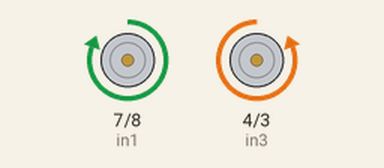
A sketch run on a simulated Arduino Uno, built with avr-gcc and run on an emulated ATmega328P. Parts: motor-driver pin pairs drawn as motors (green arrow = first pin HIGH = forward, orange = second pin HIGH = backward, longer = more drive, scaled by the enable pin).

Above: at 2.5 s.
At 7.5 s:
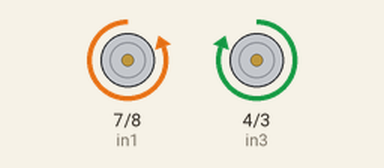
At 12.5 s:
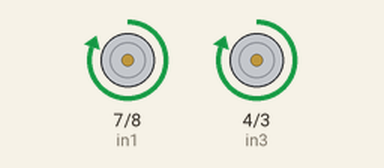
At 17.5 s:
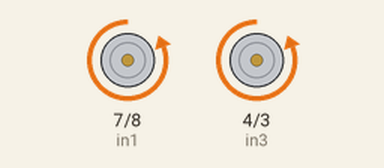
Timing chart, 0 to 26.0 s (numbered marks = the images above):
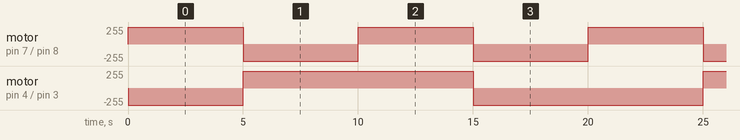

The sketch:

Motor_driver_shield_test.ino
```cpp
int e1 = 6;
int e2 = 5;

int in1 = 7;
int in2 = 8;
int in3 = 4;
int in4 = 3;
// the setup routine runs once when you press reset:
void setup() {
  // initialize the digital pin as an output.
  pinMode(e1, OUTPUT);
  pinMode(e2, OUTPUT);
  pinMode(in1, OUTPUT);
  pinMode(in2, OUTPUT);
  pinMode(in3, OUTPUT);
  pinMode(in4, OUTPUT);
  digitalWrite(e1,1);
  digitalWrite(e1,1);

}

// the loop routine runs over and over again forever:
void loop() {
  digitalWrite(in1,1);
  digitalWrite(in2,0);
  digitalWrite(in3,0);
  digitalWrite(in4,1);
  digitalWrite(e1,1);
  digitalWrite(e2,1);
  delay(5000);

  digitalWrite(in1,0);
  digitalWrite(in2,1);
  digitalWrite(in3,1);
  digitalWrite(in4,0);
  digitalWrite(e1,1);
  digitalWrite(e2,1);
  delay(5000);

  digitalWrite(in1,1);
  digitalWrite(in2,0);
  digitalWrite(in3,1);
  digitalWrite(in4,0);
  digitalWrite(e1,1);
  digitalWrite(e2,1);
  delay(5000);

  digitalWrite(in1,0);
  digitalWrite(in2,1);
  digitalWrite(in3,0 );
  digitalWrite(in4,1);
  digitalWrite(e1,1);
  digitalWrite(e2,1);
  delay(5000);

}
```

Measured:
- by itself, motor on pin 7 (in1) / pin 8 (in2): alternates forward 255/255 for 5.0 s and backward 255/255 for 5.0 s
- by itself, motor on pin 4 (in3) / pin 3 (in4): repeats every 20.0 s: forward 255/255 10.0 s, backward 255/255 10.0 s
